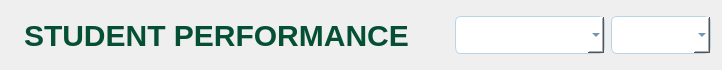
            <widget class="QFrame" name="frame_60">
             <property name="maximumSize">
              <size>
               <width>100000</width>
               <height>70</height>
              </size>
             </property>
             <property name="styleSheet">
              <string notr="true">background: none;
border: none;</string>
             </property>
             <property name="frameShape">
              <enum>QFrame::StyledPanel</enum>
             </property>
             <property name="frameShadow">
              <enum>QFrame::Raised</enum>
             </property>
             <layout class="QHBoxLayout" name="horizontalLayout_3">
              <item>
               <layout class="QHBoxLayout" name="horizontalLayout_4">
                <item>
                 <widget class="QLabel" name="studp_a">
                  <property name="maximumSize">
                   <size>
                    <width>50</width>
                    <height>50</height>
                   </size>
                  </property>
                  <property name="text">
                   <string/>
                  </property>
                  <property name="pixmap">
                   <pixmap>Resources/stud_performance (1).png</pixmap>
                  </property>
                  <property name="scaledContents">
                   <bool>true</bool>
                  </property>
                 </widget>
                </item>
                <item alignment="Qt::AlignLeft">
                 <widget class="QLabel" name="label">
                  <property name="styleSheet">
                   <string notr="true">QLabel {
    background: none;
    color: #055035; /* Darker shade of blue */
    font-size: 30px;
    font-weight: 900; /* Extra Bold */
    font-family: &quot;Poppins&quot;, &quot;Arial&quot;, &quot;Helvetica&quot;, sans-serif;
    border: none;
    text-align: center;
}
</string>
                  </property>
                  <property name="text">
                   <string>STUDENT PERFORMANCE</string>
                  </property>
                 </widget>
                </item>
                <item>
                 <spacer name="horizontalSpacer_4">
                  <property name="orientation">
                   <enum>Qt::Horizontal</enum>
                  </property>
                  <property name="sizeHint" stdset="0">
                   <size>
                    <width>40</width>
                    <height>20</height>
                   </size>
                  </property>
                 </spacer>
                </item>
                <item>
                 <widget class="QComboBox" name="semester_sort">
                  <property name="minimumSize">
                   <size>
                    <width>150</width>
                    <height>0</height>
                   </size>
                  </property>
                  <property name="styleSheet">
                   <string notr="true">QComboBox {
    background-color: white;
    border: 1px solid #B8D5E7;
    border-radius: 6px;
    padding: 8px 12px;
    font-size: 15px;
    color: #215988;
    selection-background-color: #FF5929;
    transition: border-color 0.3s ease, box-shadow 0.3s ease;
}

/* Highlight effect when focused */
QComboBox:focus {
    border: 1px solid #055035;
    box-shadow: 0px 0px 5px rgba(255, 89, 41, 0.3);
    background-color: white;
}

/* Style the popup list */
QComboBox QAbstractItemView {
    background: white;
    border: 1px solid #B8D5E7;
    selection-background-color: #FF5929;
    color: #21
}</string>
                  </property>
                 </widget>
                </item>
                <item>
                 <widget class="QComboBox" name="course_sort">
                  <property name="styleSheet">
                   <string notr="true">QComboBox {
    background-color: white;
    border: 1px solid #B8D5E7;
    border-radius: 6px;
    padding: 8px 12px;
    font-size: 15px;
    color: #215988;
    selection-background-color: #FF5929;
    transition: border-color 0.3s ease, box-shadow 0.3s ease;
}

/* Highlight effect when focused */
QComboBox:focus {
    border: 1px solid #055035;
    box-shadow: 0px 0px 5px rgba(255, 89, 41, 0.3);
    background-color: white;
}

/* Style the popup list */
QComboBox QAbstractItemView {
    background: white;
    border: 1px solid #B8D5E7;
    selection-background-color: #FF5929;
    color: #21
}</string>
                  </property>
                 </widget>
                </item>
               </layout>
              </item>
             </layout>
            </widget>
